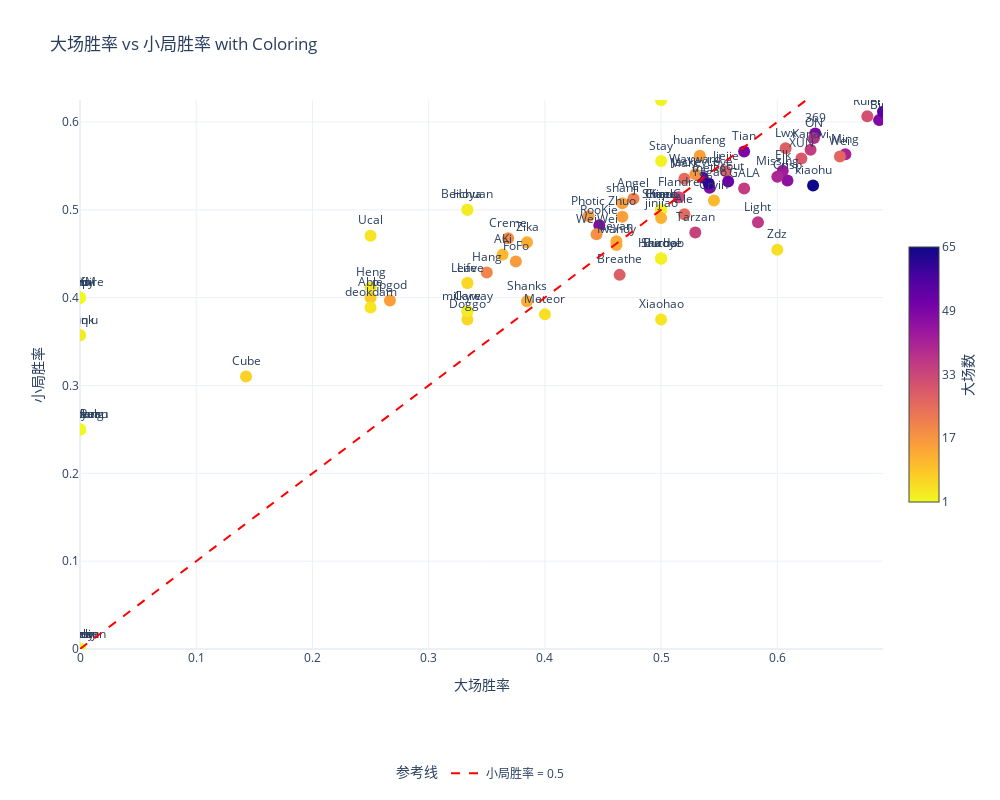

Notebook source saved alongside this figure:
### Code cell
import plotly.graph_objs as go
import numpy as np

# Define ranges for diagonal lines
x_min, x_max = net_win["大场胜率"].min(), net_win["大场胜率"].max()
y_min, y_max = net_win["小局胜率"].min(), net_win["小局胜率"].max()  # Update for 小局胜率

# Create the figure
fig = go.Figure()

# Scatter plot for players
fig.add_trace(go.Scatter(
    x=net_win["大场胜率"],
    y=net_win["小局胜率"],  # Use 小局胜率 for y-axis
    mode='markers+text',
    text=net_win["姓名"],  # Display player names
    textposition='top center',
    marker=dict(
        size=12,
        color=net_win["大场数"],  # Use "大场数" for color scale
        colorscale='Plasma_r',
        cmin=net_win["大场数"].min(),
        cmax=net_win["大场数"].max(),
        showscale=True,
        colorbar=dict(
            title="大场数",
            titleside='right',
            titlefont=dict(size=14),
            tickvals=np.linspace(net_win["大场数"].min(), net_win["大场数"].max(), 5),
            tickfont=dict(size=12),
            lenmode='fraction',
            len=0.5
        )
    ),
    hovertemplate=(
        "姓名: %{text}<br>" +
        "大场胜率: %{x:.2f}<br>" +
        "小局胜率: %{y:.2f}<br>" +
        "大场数: %{marker.color}<extra></extra>"
    ),
    showlegend=False
))

# Add horizontal line (小局胜率 = 0.5)
fig.add_trace(go.Scatter(
    x=[x_min, x_max],
    y=[x_min, x_max],  # Horizontal line at y=0.5
    mode='lines',
    line=dict(color='red', dash='dash'),
    name='小局胜率 = 0.5'
))

# # Add vertical line (大场胜率 = 0.5)
# fig.add_trace(go.Scatter(
#     x=[0.5, 0.5],  # Vertical line at x=0.5
#     y=[y_min, y_max],
#     mode='lines',
#     line=dict(color='blue', dash='dash'),
#     name='大场胜率 = 0.5'
# ))

# Update layout
fig.update_layout(
    title='大场胜率 vs 小局胜率 with Coloring',
    xaxis=dict(title='大场胜率', range=[x_min, x_max]),
    yaxis=dict(title='小局胜率', range=[y_min, y_max]),
    template='plotly_white',
    height=800,
    width=1000,
    legend=dict(
        title="参考线",
        font=dict(size=12),
        orientation="h",
        x=0.5,
        xanchor="center",
        y=-0.2
    )
)

# Show the plot
fig.show()

### Figure 1 — Plotly figure (JSON) as saved in the notebook; plotly's stock layout.template omitted (floating-point values rounded to 4 significant figures)
{"data": [{"hovertemplate": "姓名: %{text}<br>大场胜率: %{x:.2f}<br>小局胜率: %{y:.2f}<br>大场数: %{marker.color}<extra></extra>", "marker": {"cmax": 65, "cmin": 1, "color": [2, 49, 11, 8, 2, 25, 21, 1, 3, 48, 28, 2, 6, 19, 46, 2, 11, 7, 6, 43, 2, 33, 16, 35, 1, 2, 20, 4, 1, 14, 3, 13, 56, 27, 1, 2, 35, 55, 2, 3, 13, 6, 36, 28, 25, 5, 41, 40, 38, 16, 15, 3, 47, 31, 52, 13, 2, 2, 1, 2, 1, 34, 49, 1, 4, 1, 1, 17, 26, 18, 3, 29, 4, 2, 1, 2, 48, 5, 15, 13, 4, 1, 15, 12, 61, 3, 1, 15, 1, 65], "colorbar": {"len": 0.5, "lenmode": "fraction", "tickfont": {"size": 12}, "tickvals": [1, 17, 33, 49, 65], "title": {"font": {"size": 14}, "side": "right", "text": "大场数"}}, "colorscale": [[0, "#f0f921"], [0.1111, "#fdca26"], [0.2222, "#fb9f3a"], [0.3333, "#ed7953"], [0.4444, "#d8576b"], [0.5556, "#bd3786"], [0.6667, "#9c179e"], [0.7778, "#7201a8"], [0.8889, "#46039f"], [1, "#0d0887"]], "showscale": true, "size": 12}, "mode": "markers+text", "showlegend": false, "text": ["1xn", "369", "AKi", "Able", "Ahn", "Ale", "Angel", "Assum", "Beichuan", "Bin", "Breathe", "Burdol", "Care", "Creme", "Crisp", "Croco", "Cryin", "Cube", "Doggo", "Elk", "Feather", "Flandre", "FoFo", "GALA", "H4cker", "Haichao", "Hang", "Heng", "Hery", "Hope", "Hoya", "Iwandy", "JackeyLove", "Jiejie", "Jwei", "Kael", "Kanavi", "Knight", "LP", "Leave", "Leyan", "Life", "Light", "Lwx", "Mark", "Meteor", "Ming", "Missing", "ON", "Photic", "Ppgod", "Qiuqiu", "RooKie", "Ruler", "Scout", "Shanks", "Shaoye", "ShiauC", "Starry", "Stay", "Tangyuan", "Tarzan", "Tian", "Tianzhen", "Ucal", "Vampire", "Vicla", "Wayward", "Wei", "WeiWei", "Wink", "XUN", "Xiaohao", "Xiaolaohu", "Xiaoxu", "YSKM", "Yagao", "Zdz", "Zhuo", "Zika", "deokdam", "glfs", "huanfeng", "jinjiao", "meiko", "milkyway", "neny", "shanji", "xiaofang", "xiaohu"], "textposition": "top center", "type": "scatter", "x": [0.5, 0.6327, 0.3636, 0.25, 0, 0.52, 0.4762, 0, 0.3333, 0.6875, 0.4643, 0.5, 0.3333, 0.3684, 0.6087, 0.5, 0.5455, 0.1429, 0.3333, 0.6047, 0.5, 0.5152, 0.375, 0.5714, 0, 0.5, 0.35, 0.25, 0, 0.5, 0.3333, 0.4615, 0.5357, 0.5556, 0, 0.5, 0.6286, 0.6909, 0, 0.3333, 0.4615, 0.3333, 0.5833, 0.6071, 0.52, 0.4, 0.6585, 0.6, 0.6316, 0.4375, 0.2667, 0, 0.4468, 0.6774, 0.5577, 0.3846, 0.5, 0.5, 0, 0.5, 0, 0.5294, 0.5714, 0, 0.25, 0, 0, 0.5294, 0.6538, 0.4444, 0, 0.6207, 0.5, 0, 0, 0, 0.5417, 0.6, 0.4667, 0.3846, 0.25, 0, 0.5333, 0.5, 0.541, 0.3333, 0, 0.4667, 0, 0.6308], "y": [0.625, 0.5867, 0.449, 0.4, 0.4, 0.495, 0.5125, 0, 0.5, 0.6021, 0.4259, 0.4444, 0.3846, 0.4675, 0.5333, 0.5, 0.5106, 0.3103, 0.375, 0.5444, 0.625, 0.5143, 0.4412, 0.5241, 0.25, 0.4444, 0.4286, 0.4118, 0, 0.5, 0.5, 0.46, 0.5368, 0.5439, 0, 0.5, 0.5685, 0.6116, 0.25, 0.4167, 0.4643, 0.4167, 0.4859, 0.5701, 0.5354, 0.381, 0.5632, 0.5375, 0.5817, 0.4928, 0.3968, 0.3571, 0.4824, 0.6066, 0.5321, 0.3958, 0.4444, 0.5, 0, 0.5556, 0.25, 0.4741, 0.5663, 0, 0.4706, 0.4, 0, 0.5405, 0.5607, 0.4722, 0.3571, 0.5583, 0.375, 0.25, 0, 0.4, 0.525, 0.4545, 0.4921, 0.463, 0.3889, 0.4, 0.5614, 0.4906, 0.5299, 0.3846, 0.4, 0.5075, 0.25, 0.5277]}, {"line": {"color": "red", "dash": "dash"}, "mode": "lines", "name": "小局胜率 = 0.5", "type": "scatter", "x": [0, 0.6909], "y": [0, 0.6909]}], "layout": {"height": 800, "legend": {"font": {"size": 12}, "orientation": "h", "title": {"text": "参考线"}, "x": 0.5, "xanchor": "center", "y": -0.2}, "title": {"text": "大场胜率 vs 小局胜率 with Coloring"}, "width": 1000, "xaxis": {"range": [0, 0.6909], "title": {"text": "大场胜率"}}, "yaxis": {"range": [0, 0.625], "title": {"text": "小局胜率"}}}}
